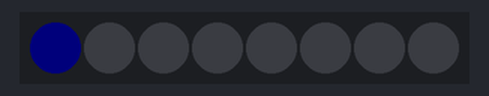
A program run on a simulated Raspberry Pi Pico running MicroPython. Shown: 8 RGB LEDs in strip order, left to right. Dim RGB values are drawn brighter than linear. At 8.0 s the program stops and its outputs stay as they are.

Above: at 0.1 s.
At 1.1 s:
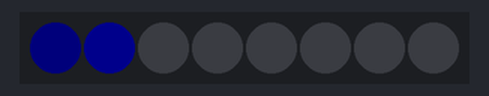
At 2.1 s:
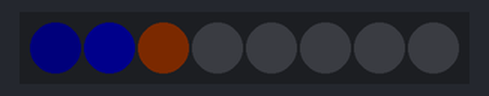
At 3.1 s:
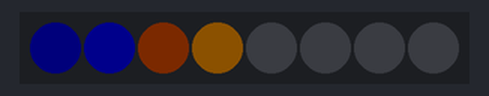
At 5.1 s:
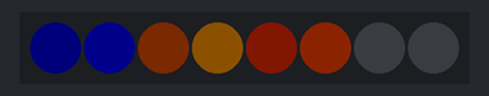
At 7.1 s:
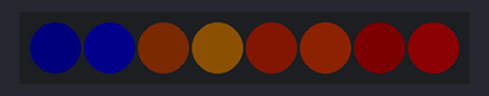

Measured:
- what the display in image 0 shows lasts 1.0 s, from 0.0 s to 1.0 s

The program:

neo_bar_graph.py
```python
# file neo_bar_graph.py
# Colored bargraph on Neopixel Adafruit 1426 (8 pixels).
# Color map is in the code.
# Easyly adaptable to other size
# author philippe.camus@hepl.be
# date 14/11/2022
# Adaptated from :
#http://www.pibits.net/code/raspberry-pi-pico-and-neopixel-example-in-micropython.php#codesyntax_1
import array, time
from machine import Pin
import rp2

# Configure the number of WS2812 LEDs, pins and brightness.
NUM_LEDS = 8
PIN_NUM = 1
brightness = 0.05 # from 0 to 1

#Neopixel protocol is controlled by a pio machine
# Genral Info about rp2: https://docs.micropython.org/en/latest/library/rp2.html#module-rp2
# Specific info for RP2040 : https://docs.micropython.org/en/latest/library/rp2.StateMachine.html
@rp2.asm_pio(sideset_init=rp2.PIO.OUT_LOW, out_shiftdir=rp2.PIO.SHIFT_LEFT, autopull=True, pull_thresh=24)
def ws2812():
    T1 = 2
    T2 = 5
    T3 = 3
    wrap_target()
    label("bitloop")
    out(x, 1)               .side(0)    [T3 - 1]
    jmp(not_x, "do_zero")   .side(1)    [T1 - 1]
    jmp("bitloop")          .side(1)    [T2 - 1]
    label("do_zero")
    nop()                   .side(0)    [T2 - 1]
    wrap()


# Create the StateMachine with the ws2812 program, outputting on Pin(PIN_NUM).
sm = rp2.StateMachine(0, ws2812, freq=8_000_000, sideset_base=Pin(PIN_NUM))

# Start the StateMachine, it will wait for data on its FIFO.
sm.active(1)

# For the bar graph display with 8 pixels
# Color values (add color if necessary)
BLACK = (0, 0, 0)
RED1 = (63, 0, 0)
RED2 = (255, 0, 0)
ORANGE1 = (127, 31,0)
ORANGE2 = (255, 65,0)
YELLOW1 = (63, 37, 0)
YELLOW2 = (255, 150, 0)
BLUE1 = (0, 0, 63)
BLUE2 = (0, 0, 255)

# Colors list for bagraph
# 8 neopixels, modify here for other size
BG0 = (BLUE1, BLACK, BLACK ,BLACK ,BLACK ,BLACK ,BLACK ,BLACK)
BG1 = (BLUE1, BLUE2, BLACK ,BLACK ,BLACK ,BLACK ,BLACK ,BLACK)
BG2 = (BLUE1, BLUE2, YELLOW1 ,BLACK ,BLACK ,BLACK ,BLACK ,BLACK)
BG3 = (BLUE1, BLUE2, YELLOW1 ,YELLOW2 ,BLACK ,BLACK ,BLACK ,BLACK)
BG4 = (BLUE1, BLUE2, YELLOW1 ,YELLOW2 ,ORANGE1 ,BLACK ,BLACK ,BLACK)
BG5 = (BLUE1, BLUE2, YELLOW1 ,YELLOW2 ,ORANGE1 ,ORANGE2 ,BLACK ,BLACK)
BG6 = (BLUE1, BLUE2, YELLOW1 ,YELLOW2 ,ORANGE1 ,ORANGE2 ,RED1 ,BLACK)
BG7 = (BLUE1, BLUE2, YELLOW1 ,YELLOW2 ,ORANGE1 ,ORANGE2 ,RED1 ,RED2)

BG_LIST= [BG0, BG1, BG2, BG3, BG4, BG5, BG6, BG7] # and also modify the list

# 24 bit data for each neopixel in the GRB order
def pixel_set_and_dim(color, brightness):
    green=int(color[1]*brightness)
    red=int(color[0]*brightness)
    blue=int(color[2]*brightness)
    result= (green<<16)+(red<<8)+blue
    return result

# Used to test library : draws successively all the possible bars
def draw_bar_graph(bar):
    # Array type, see : https://docs.python.org/3/library/array.html
    ar = array.array("I",[0]*NUM_LEDS) # type unsigned integer, initialized with a list of 0

    for i, color in enumerate(bar):
        ar[i]=pixel_set_and_dim(color,brightness)

    sm.put(ar, 8) # pushes a word of data to the state machine
    # second parameter indicates a shift value for each pushed data (from ar).
    # data is coded with 32 bits, so the value pushes the 24 bits at the right position.

if __name__ == "__main__":
    # execute only if run as the main module (i.e. not an import module)
    for i in range(8):
        draw_bar_graph(BG_LIST[i])
        time.sleep(1)
```
